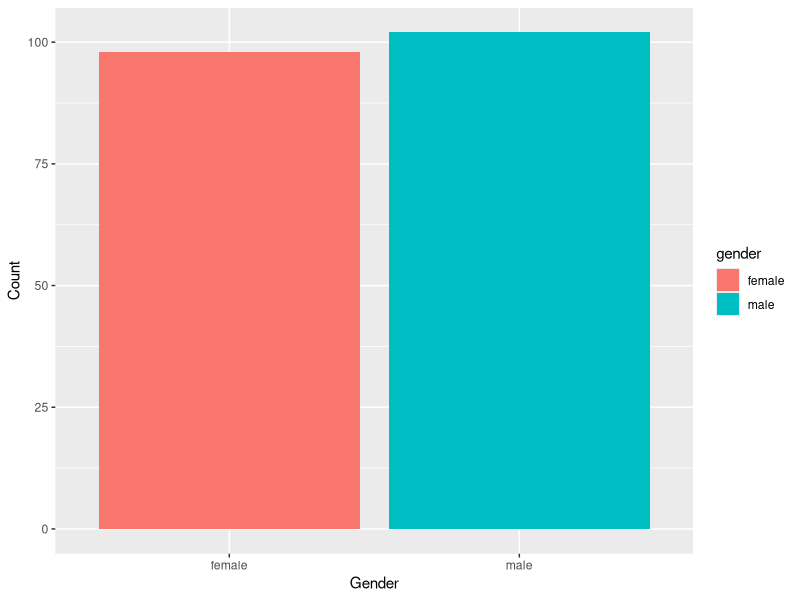

Generate this figure with R:
library(ggplot2)

# Load data
data <- read.csv("./users.csv", header=TRUE)

# Barplot
p <- ggplot(data, aes(x = as.factor(gender), fill = gender)) +
  geom_bar(stat = "count", position = "stack") +
  labs(x = "Gender",
       y = "Count")

png("./scripts/counts_by_gender.png")
print(p)
dev.off()